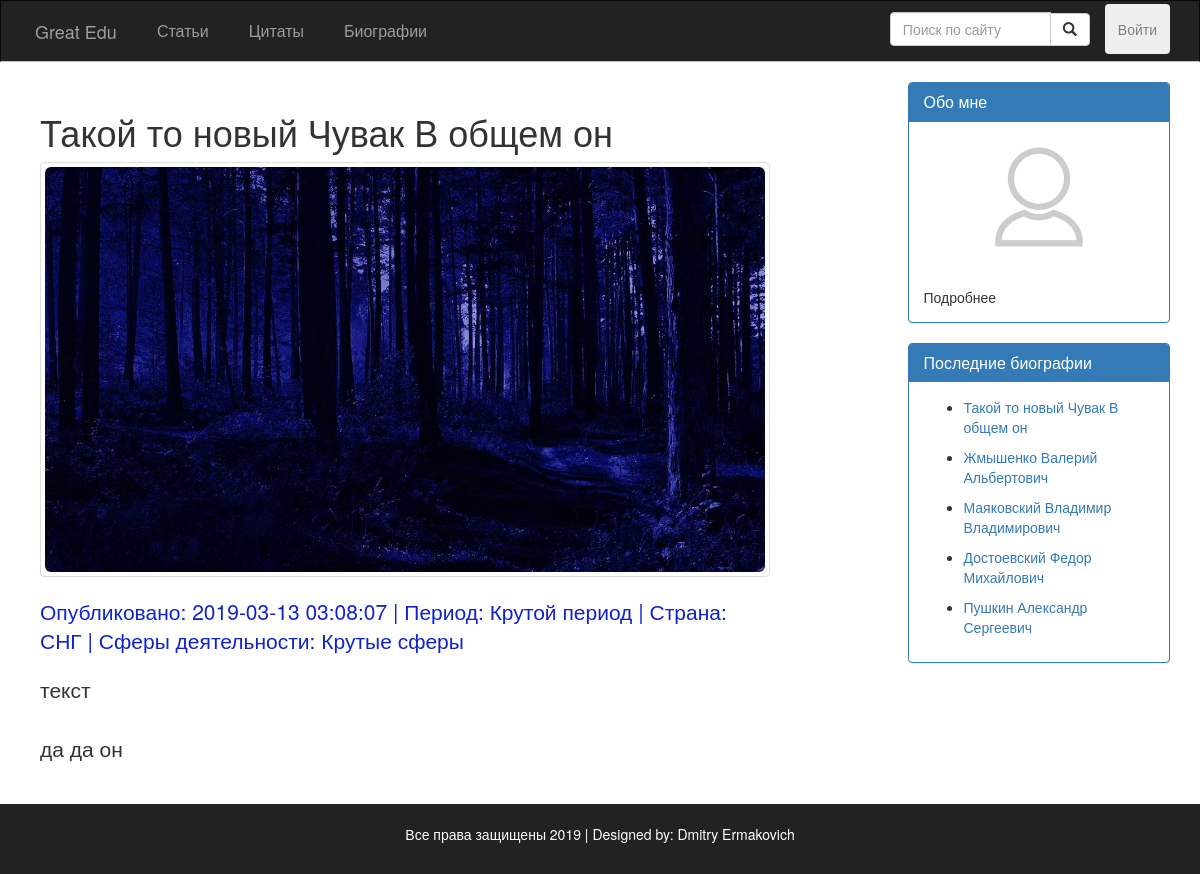
The app's page /src/public_routes/Bio.php?id=7, older data.
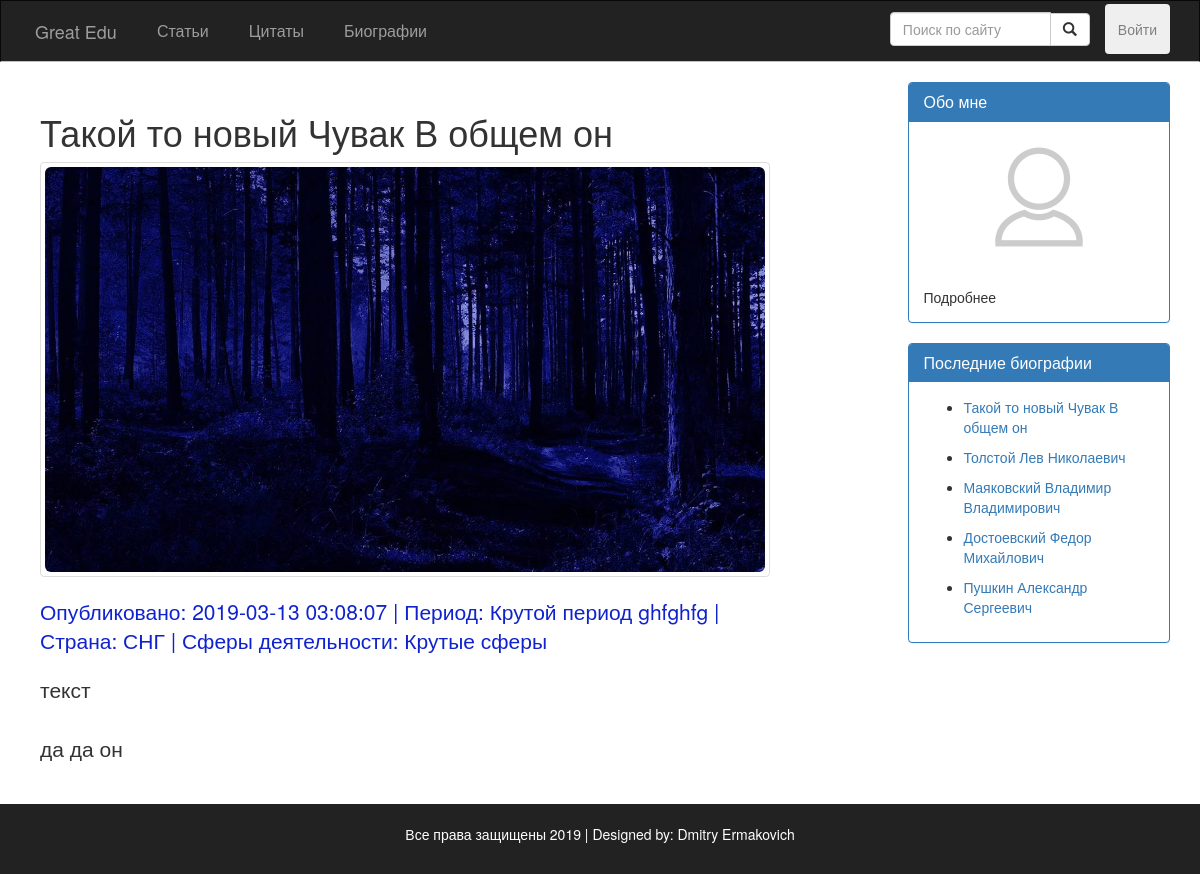
The same page, newer data.
### src/Include/dbFunctions.php (called while the page is built, shortened)
<?php
require_once 'DatabaseLoad.php';
function doSQLQuery($query)
{
  global $con2;
  try {
    $exec = mysqli_query($con2, $query) or die(mysqli_error($con2));
    if ($exec) {
      return $exec;
    }
  } catch (Exception $e) {
    echo $e->getMessage();
  }
  return false;
}
function getPeriodNameById($id) {
  $query = "SELECT название FROM Периоды WHERE id = $id";
  $exec = doSQLQuery($query);
  if ($res = mysqli_fetch_assoc($exec)) {
    return $res['название'];
  }
  return null;
}
function getShpereNameById($id) {
  $query = "SELECT название FROM Сферы_деятельности WHERE id = $id";
  $exec = doSQLQuery($query);
  if ($res = mysqli_fetch_assoc($exec)) {
    return $res['название'];
  }
  return null;
}

### src/Include/commonFuncs.php (called while the page is built, shortened)
<?php
function LoadTextFromBioFile($file)
{
  $post_content = '';
  if (is_null($file)) {
    $post_content = 'error load';
  } else {
    $post_content = file_get_contents('Upload/bios/' . $file);
  }
  return $post_content;
}

### src/utils/bio_c.php (the view, shortened to what this page needs)
<?php
function fillBioData()
{
  if (isset($_GET['id'])) {
    $query = "SELECT * FROM Авторы WHERE id = '$_GET[id]'";
    $exec = doSQLQuery($query);
    if (mysqli_num_rows($exec) > 0) {
      if ($post = mysqli_fetch_assoc($exec)) {
        $post_date = $post['дата_добавления'];
        $post_title = "$post[фамилия] $post[имя] $post[отчество]";
        $post_state = $post['страна_принадлежности'];
        $post_sphere_id = $post['сферы_деятельности'];
        $post_sphere = getShpereNameById($post_sphere_id);
        $post_period_id = $post['период'];
        $post_period = getPeriodNameById($post_period_id);
        $biography = $post['биография'];
        $post_image = $biography . '.jpg';
        $post_file = $biography . '.txt';
        $post_content = LoadTextFromBioFile($post_file);
        ?>
        <div class="post">
          <div class="post-title">
            <h1><?php echo htmlentities($post_title); ?></h1>
          </div>
          <div class="thumbnail">
            <img class="img-responsive img-rounded" style="max-height: 500px;" src="../Upload/bios/<?php echo $post_image . '?m=' . time(); ?>">
          </div>
          <div class="post-info">
            <p class="lead">
              Опубликовано: <?php echo htmlentities($post_date); ?> | Период: <?php echo htmlentities($post_period); ?> |
              Страна: <?php echo $post_state; ?> | Сферы деятельности: <?php echo $post_sphere; ?>
            </p>
          </div>
          <div class="post-content">
            <p class="lead"><?php echo nl2br($post_content); ?></p>
          </div>
        </div>
    <?php
      }
    }
  } else {
    Redirect_To('/Bios.php');
  }
}
function fillBioReferences()
{
  $sql = "SELECT * FROM Авторы ORDER BY дата_добавления DESC LIMIT 5 ";
  $exec = doSQLQuery($sql);
  while ($recentPost = mysqli_fetch_assoc($exec)) {
    $postID = $recentPost['id'];
    $linkText = "$recentPost[фамилия] $recentPost[имя] $recentPost[отчество]";
    ?>
    <nav>
      <ul>
        <li><a href="/Bio.php?id=<?php echo $postID; ?>">
            <?php echo $linkText ?>
          </a></li>
      </ul>
    </nav>
  <?php
  }
}
?>

Row changes from the older to the newer data that the page shows:
changed авторы "Такой то новый Чувак В общем он": период.название "Крутой период" → "Крутой период ghfghfg"
changed авторы: linkText "Жмышенко Валерий Альбертович" → "Толстой Лев Николаевич"
